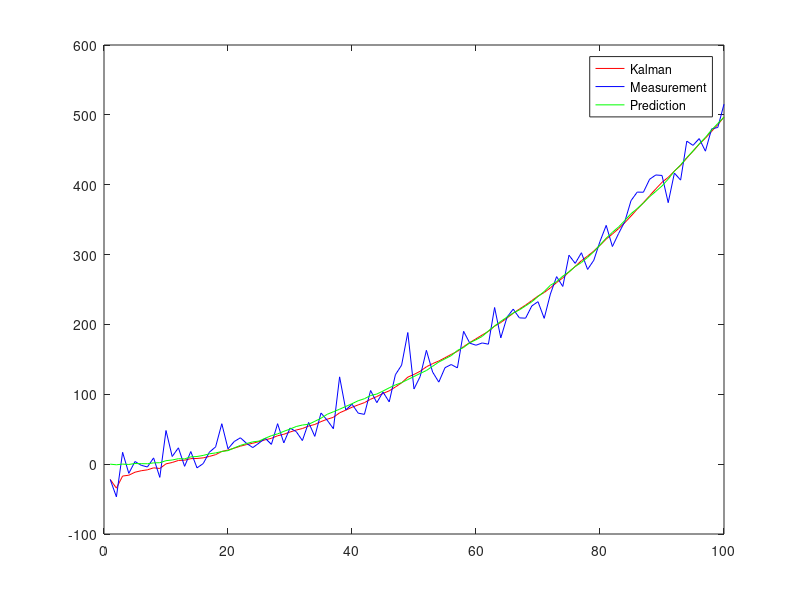
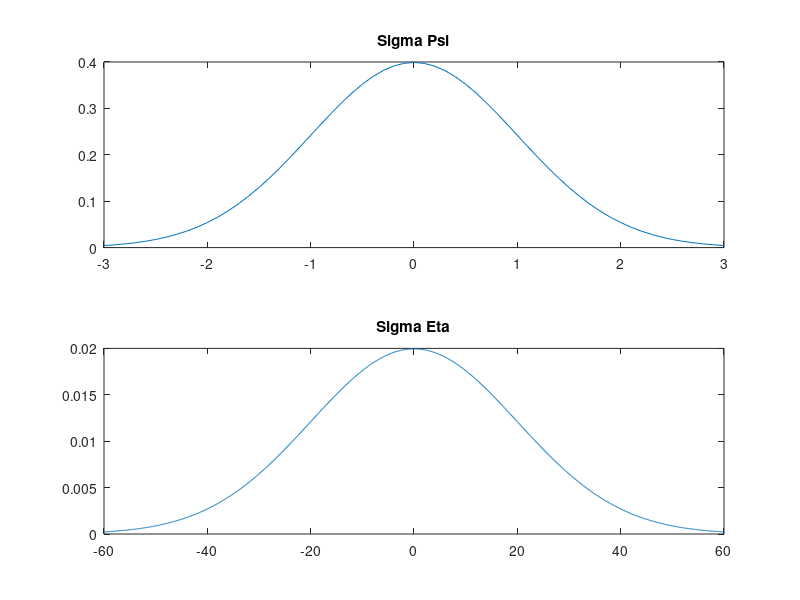
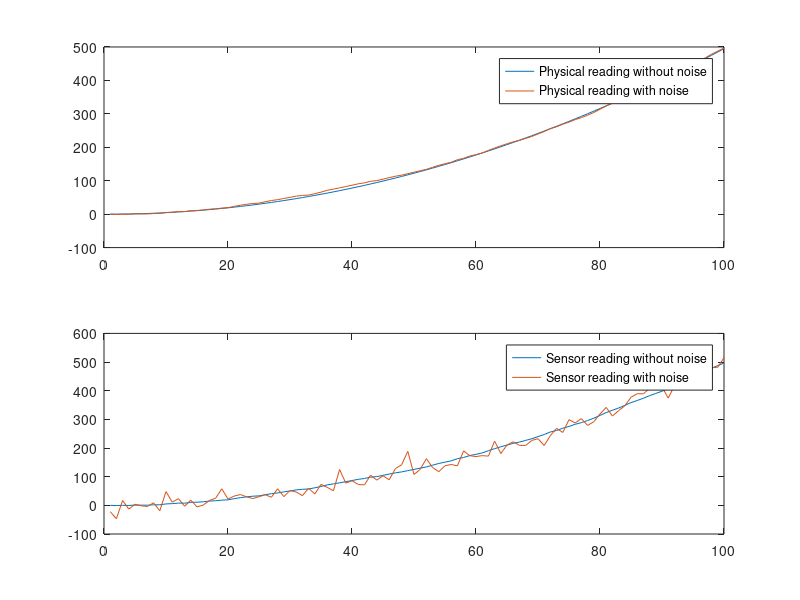

MATLAB code for these plots, in order:
close all;
clc;
clear all;
N=100;  % number of samples
a=0.1; % acceleration


sigmaPsi=1;
sigmaEta=20;
k=1:N;
x=k;
x(1)=0;
x_wn(1)=0;
z(1)=x(1)+normrnd(0,sigmaEta);
for t=1:(N-1)
  x(t+1) = x(t) + a*t + normrnd(0,sigmaPsi);
  x_wn(t+1) = x_wn(t) + a*t;
  z(t+1) = x(t+1) + normrnd(0,sigmaEta);
end
%kalman filter
xOpt(1) = z(1);     % Optimal values
eOpt(1) = sigmaEta; % eOpt(t) is a square root of the error dispersion (variance).
% It's not a random variable. 
sl = 5;
for t=1:(N-1)
    
  eOpt(t+1)=sqrt((sigmaEta^2)*(eOpt(t)^2+sigmaPsi^2)/(sigmaEta^2+eOpt(t)^2+sigmaPsi^2));
  
  K(t+1)=(eOpt(t+1))^2/sigmaEta^2;
  
 xOpt(t+1)=(xOpt(t)+a*t)*(1-K(t+1))+K(t+1)*z(t+1);
%     
%     K(t) = sigmaPsi^2/ (sigmaEta^2 + sigmaPsi^2);
%     xOpt(t+1) = xOpt(t) + K(t) * (z(t) - x(t));
%     eOpt(t+1) = (1 - K(t)) * eOpt(t);
%  
end
plot(k,xOpt,'r',k,z,'b',k,x,'g')
legend('Kalman', 'Measurement', 'Prediction');
figure
subplot(211);
x1 = -3*sigmaPsi:0.1:3*sigmaPsi;
y1 = pdf('Normal', x1, 0, sigmaPsi);
plot(x1, y1);
title('Sigma Psi');
subplot(212);
x2 = -3*sigmaEta:0.1:3*sigmaEta;
y2 = pdf('Normal', x2, 0, sigmaEta);
plot(x2, y2);
title('Sigma Eta');
figure(3)
subplot(2,1,1)
plot(x_wn)
hold on
plot(x)
legend('Physical reading without noise', 'Physical reading with noise');
subplot(2,1,2)
plot(x)
hold on
plot(z)
legend('Sensor reading without noise', 'Sensor reading with noise');